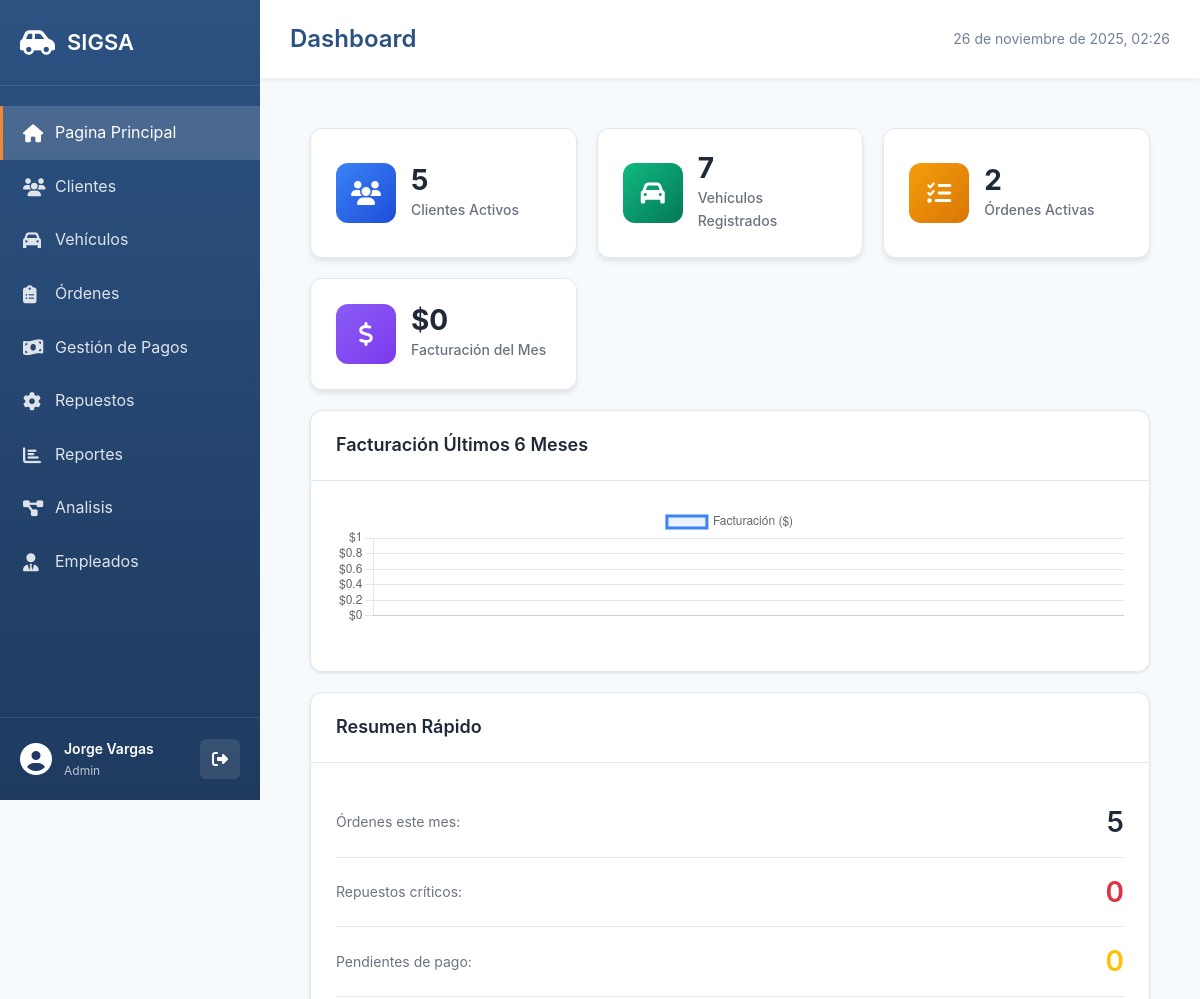
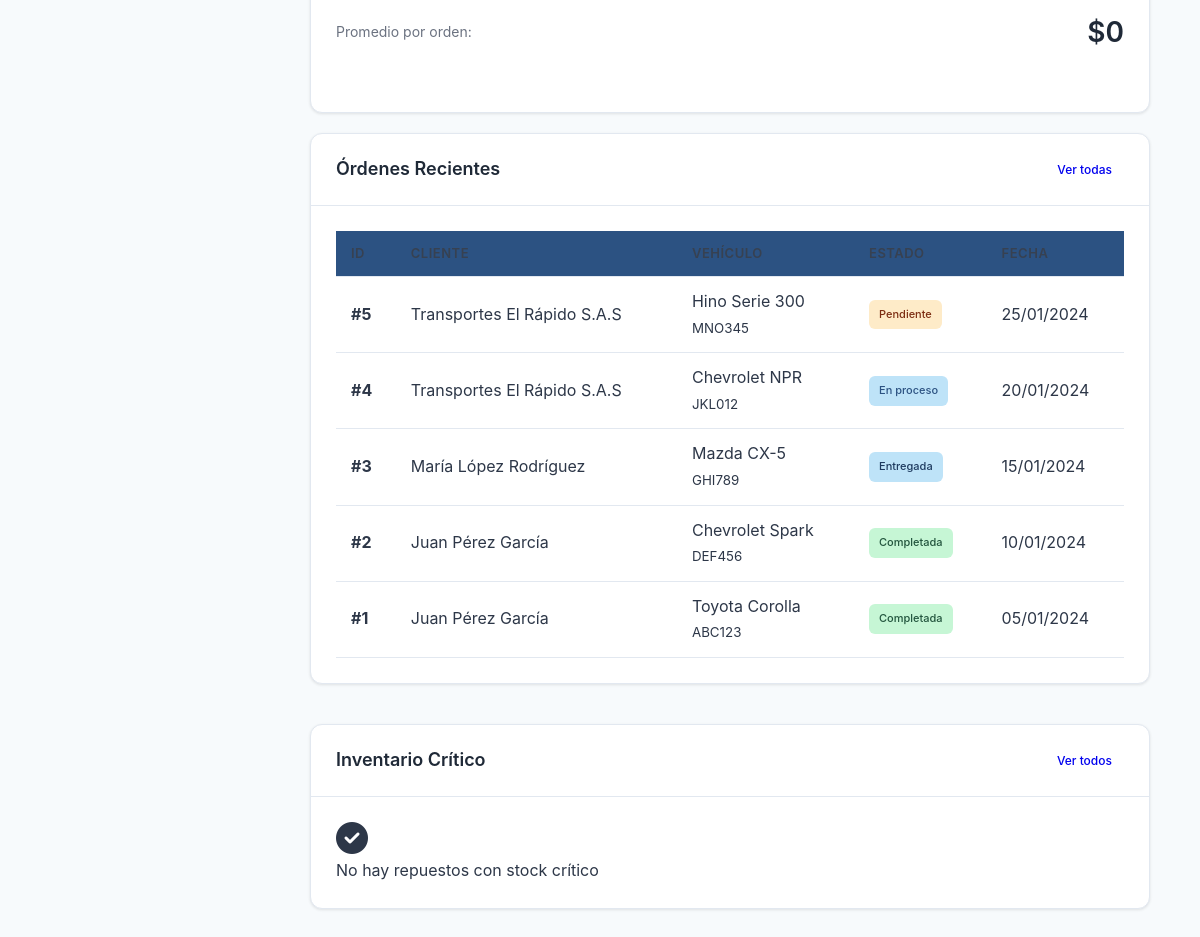
Page /dashboard.php (signed in) on the committed database (2 pictures, top to bottom).
### tables this page shows
CREATE TABLE OrdenesServicio (
    id_orden INT AUTO_INCREMENT PRIMARY KEY,
    id_vehiculo INT NOT NULL,
    id_empleado INT NOT NULL,
    fecha_ingreso DATETIME DEFAULT CURRENT_TIMESTAMP,
    fecha_entrega DATETIME NULL,
    estado ENUM('pendiente', 'en_proceso', 'completada', 'entregada', 'cancelada') DEFAULT 'pendiente',
    costo_mano_obra DECIMAL(10, 2) DEFAULT 0.00,
    diagnostico_inicial TEXT,
    observaciones TEXT,
    kilometraje_ingreso INT,
    FOREIGN KEY (id_vehiculo) REFERENCES Vehiculos(id_vehiculo),
    FOREIGN KEY (id_empleado) REFERENCES Empleados(id_empleado),
    INDEX idx_estado (estado),
    INDEX idx_fecha_ingreso (fecha_ingreso),
    INDEX idx_vehiculo (id_vehiculo)
);

CREATE TABLE Clientes (
    id_cliente INT AUTO_INCREMENT PRIMARY KEY,
    nombre VARCHAR(200) NOT NULL,
    documento VARCHAR(20) NOT NULL UNIQUE,
    telefono VARCHAR(20),
    correo VARCHAR(100),
    tipo_cliente ENUM('natural', 'empresa') DEFAULT 'natural',
    direccion TEXT,
    fecha_registro TIMESTAMP DEFAULT CURRENT_TIMESTAMP,
    estado ENUM('activo', 'inactivo') DEFAULT 'activo',
    INDEX idx_documento (documento),
    INDEX idx_nombre (nombre)
);

CREATE TABLE Vehiculos (
    id_vehiculo INT AUTO_INCREMENT PRIMARY KEY,
    id_cliente INT NOT NULL,
    marca VARCHAR(50) NOT NULL,
    modelo VARCHAR(50) NOT NULL,
    placa VARCHAR(10) NOT NULL UNIQUE,
    año INT NOT NULL,
    color VARCHAR(30),
    tipo_vehiculo ENUM('auto', 'camioneta', 'moto', 'camion') DEFAULT 'auto',
    kilometraje INT DEFAULT 0,
    fecha_registro TIMESTAMP DEFAULT CURRENT_TIMESTAMP,
    FOREIGN KEY (id_cliente) REFERENCES Clientes(id_cliente) ON DELETE CASCADE,
    INDEX idx_placa (placa),
    INDEX idx_cliente (id_cliente)
);

### dashboard.php (the view, shortened to what this page needs)
<?php
$db = getDB();
try {
    $stmt = $db->query("SELECT COUNT(*) as total FROM Clientes WHERE estado = 'activo'");
    $total_clientes = $stmt->fetch()['total'];
    $stmt = $db->query("SELECT COUNT(*) as total FROM Vehiculos");
    $total_vehiculos = $stmt->fetch()['total'];
    $stmt = $db->query("SELECT COUNT(*) as total FROM OrdenesServicio WHERE estado IN ('pendiente', 'en_proceso')");
    $ordenes_pendientes = $stmt->fetch()['total'];
    $stmt = $db->query("
        SELECT COALESCE(SUM(p.monto_total), 0) as total
        FROM Pagos p
        WHERE p.estado = 'pagado'
        AND MONTH(p.fecha_pago) = MONTH(CURRENT_DATE())
        AND YEAR(p.fecha_pago) = YEAR(CURRENT_DATE())
    ");
    $facturacion_mes_actual = $stmt->fetch()['total'];
    $stmt = $db->query("SELECT COUNT(*) as total FROM Repuestos WHERE existencia <= stock_minimo");
    $repuestos_criticos = $stmt->fetch()['total'];
    $stmtOrdenes = $db->query("
        SELECT
            o.id_orden,
            o.fecha_ingreso,
            o.estado,
            c.nombre AS cliente,
            v.placa,
            v.marca,
            v.modelo,
            e.nombre AS empleado
        FROM OrdenesServicio o
        INNER JOIN Vehiculos v ON o.id_vehiculo = v.id_vehiculo
        INNER JOIN Clientes c ON v.id_cliente = c.id_cliente
        LEFT JOIN Empleados e ON o.id_empleado = e.id_empleado
        ORDER BY o.fecha_ingreso DESC
        LIMIT 5
    ");
    $ordenesRecientes = $stmtOrdenes->fetchAll();
    $stmtRepuestos = $db->query("
        SELECT
            nombre,
            existencia,
            stock_minimo,
            CASE
                WHEN existencia = 0 THEN 'AGOTADO'
                WHEN existencia <= stock_minimo THEN 'BAJO STOCK'
                ELSE 'DISPONIBLE'
            END as estado_stock
        FROM Repuestos
        WHERE existencia <= stock_minimo
        ORDER BY existencia ASC
        LIMIT 5
    ");
    $repuestosCriticos = $stmtRepuestos->fetchAll();
    $stmtFacturacion = $db->query("
        SELECT
            DATE_FORMAT(p.fecha_pago, '%Y-%m') AS mes,
            COALESCE(SUM(p.monto_total), 0) AS total
        FROM Pagos p
        WHERE p.estado = 'pagado'
        AND p.fecha_pago >= DATE_SUB(NOW(), INTERVAL 6 MONTH)
        GROUP BY DATE_FORMAT(p.fecha_pago, '%Y-%m')
        ORDER BY mes ASC
    ");
    $facturacionMensual = $stmtFacturacion->fetchAll();
    $stmtPendientesPago = $db->query("
        SELECT COUNT(*) as total
        FROM OrdenesServicio o
        LEFT JOIN Pagos p ON o.id_orden = p.id_orden
        WHERE p.id_pago IS NULL
        AND o.estado IN ('completada', 'entregada')
    ");
    $ordenes_pendientes_pago = $stmtPendientesPago->fetch()['total'];
} catch(PDOException $e) {
    $error = "Error al obtener datos: " . $e->getMessage();
}
include __DIR__ . '/includes/header.php';
?>
<div class="dashboard-container">
    <div class="metrics-grid">
        <div class="metric-card">
            <div class="metric-icon clientes">
                <i class="fas fa-users"></i>
            </div>
            <div class="metric-content">
                <div class="metric-value"><?= number_format($total_clientes) ?></div>
                <div class="metric-label">Clientes Activos</div>
            </div>
        </div>
        <div class="metric-card">
            <div class="metric-icon vehiculos">
                <i class="fas fa-car"></i>
            </div>
            <div class="metric-content">
                <div class="metric-value"><?= number_format($total_vehiculos) ?></div>
                <div class="metric-label">Vehículos Registrados</div>
            </div>
        </div>
        <div class="metric-card">
            <div class="metric-icon ordenes">
                <i class="fas fa-tasks"></i>
            </div>
            <div class="metric-content">
                <div class="metric-value"><?= number_format($ordenes_pendientes) ?></div>
                <div class="metric-label">Órdenes Activas</div>
            </div>
        </div>
        <div class="metric-card">
            <div class="metric-icon facturacion">
                <i class="fas fa-dollar-sign"></i>
            </div>
            <div class="metric-content">
                <div class="metric-value">$<?= number_format($facturacion_mes_actual, 0) ?></div>
                <div class="metric-label">Facturación del Mes</div>
            </div>
        </div>
    </div>
    <div class="dashboard-main">
        <div class="chart-section">
            <div class="card">
                <div class="card-header">
                    <h3>Facturación Últimos 6 Meses</h3>
                </div>
                <div class="card-body">
                    <canvas id="chartFacturacion" height="120"></canvas>
                </div>
            </div>
        </div>
        <div class="quick-stats">
            <div class="card">
                <div class="card-header">
                    <h3>Resumen Rápido</h3>
                </div>
                <div class="card-body">
                    <div class="quick-stat-item">
                        <span class="stat-label">Órdenes este mes:</span>
                        <span class="stat-value"><?= count($ordenesRecientes) ?></span>
                    </div>
                    <div class="quick-stat-item">
                        <span class="stat-label">Repuestos críticos:</span>
                        <span class="stat-value text-danger"><?= $repuestos_criticos ?></span>
                    </div>
                    <div class="quick-stat-item">
                        <span class="stat-label">Pendientes de pago:</span>
                        <span class="stat-value text-warning"><?= $ordenes_pendientes_pago ?></span>
                    </div>
                    <div class="quick-stat-item">
                        <span class="stat-label">Promedio por orden:</span>
                        <span class="stat-value">$<?= $facturacion_mes_actual > 0 ? number_format($facturacion_mes_actual / max(1, count($ordenesRecientes)), 0) : '0' ?></span>
                    </div>
                </div>
            </div>
        </div>
    </div>
    <div class="dashboard-bottom">
        <div class="card">
            <div class="card-header">
                <h3>Órdenes Recientes</h3>
                <a href="<?= $baseUrl ?>/pages/ordenes/index.php" class="btn btn-sm btn-outline-primary">Ver todas</a>
            </div>
            <div class="card-body">
                <div class="table-responsive">
                    <table class="table table-hover">
                        <thead>
                            <tr>
                                <th>ID</th>
                                <th>Cliente</th>
                                <th>Vehículo</th>
                                <th>Estado</th>
                                <th>Fecha</th>
                            </tr>
                        </thead>
                        <tbody>
                            <?php foreach ($ordenesRecientes as $orden): ?>
                            <tr>
                                <td><strong>#<?= $orden['id_orden'] ?></strong></td>
                                <td><?= htmlspecialchars($orden['cliente']) ?></td>
                                <td>
                                    <div><?= htmlspecialchars($orden['marca'] . ' ' . $orden['modelo']) ?></div>
                                    <small class="text-muted"><?= htmlspecialchars($orden['placa']) ?></small>
                                </td>
                                <td>
                                    <span class="badge badge-<?= getEstadoBadgeClass($orden['estado']) ?>">
                                        <?= ucfirst(str_replace('_', ' ', $orden['estado'])) ?>
                                    </span>
                                </td>
                                <td><?= date('d/m/Y', strtotime($orden['fecha_ingreso'])) ?></td>
                            </tr>
                            <?php endforeach; ?>
                        </tbody>
                    </table>
                </div>
            </div>
        </div>
        <div class="card">
            <div class="card-header">
                <h3>Inventario Crítico</h3>
                <a href="<?= $baseUrl ?>/pages/repuestos/index.php" class="btn btn-sm btn-outline-primary">Ver todos</a>
            </div>
            <div class="card-body">
                <?php if (empty($repuestosCriticos)): ?>
                    <div class="text-center text-muted py-4">
                        <i class="fas fa-check-circle fa-2x mb-2"></i>
                        <p>No hay repuestos con stock crítico</p>
                    </div>
                <?php endif; ?>
            </div>
        </div>
    </div>
</div>
<script>
// Gráfico de facturación
document.addEventListener('DOMContentLoaded', function() {
    const ctx = document.getElementById('chartFacturacion').getContext('2d');
    const meses = <?= json_encode(array_column($facturacionMensual, 'mes')) ?>;
    const totales = <?= json_encode(array_column($facturacionMensual, 'total')) ?>;
    // Formatear meses
    const mesesFormateados = meses.map(mes => {
        const [año, mesNum] = mes.split('-');
        const nombresMeses = ['Ene', 'Feb', 'Mar', 'Abr', 'May', 'Jun', 'Jul', 'Ago', 'Sep', 'Oct', 'Nov', 'Dic'];
        return `${nombresMeses[parseInt(mesNum) - 1]} ${año}`;
    });
    new Chart(ctx, {
        type: 'line',
        data: {
            labels: mesesFormateados,
            datasets: [{
                label: 'Facturación ($)',
                data: totales,
                backgroundColor: 'rgba(59, 130, 246, 0.1)',
                borderColor: '#3b82f6',
                borderWidth: 3,
                tension: 0.4,
                fill: true
            }]
        },
        options: {
            responsive: true,
            maintainAspectRatio: false,
            scales: {
                y: {
                    beginAtZero: true,
                    ticks: {
                        callback: function(value) {
                            return '$' + value.toLocaleString();
                        }
                    }
                }
            },
            plugins: {
                tooltip: {
                    callbacks: {
                        label: function(context) {
                            return 'Facturación: $' + context.parsed.y.toLocaleString(undefined, {minimumFractionDigits: 2});
                        }
                    }
                }
            }
        }
    });
});
</script>
<?php
function getEstadoBadgeClass($estado) {
    $classes = [
        'pendiente' => 'warning',
        'en_proceso' => 'info',
        'completada' => 'success',
        'entregada' => 'primary',
        'cancelada' => 'danger'
    ];
    return $classes[$estado] ?? 'secondary';
}
include __DIR__ . '/includes/footer.php';
?>

### rows in the picture
ordenesservicio: id_orden "5", clientes.nombre "Transportes El Rápido S.A.S", id_vehiculo.modelo "Hino Serie 300", id_vehiculo.placa "MNO345", estado "Pendiente", fecha_ingreso "25/01/2024"
ordenesservicio: id_orden "4", clientes.nombre "Transportes El Rápido S.A.S", id_vehiculo.modelo "Chevrolet NPR", id_vehiculo.placa "JKL012", estado "En proceso", fecha_ingreso "20/01/2024"
ordenesservicio: id_orden "3", clientes.nombre "María López Rodríguez", id_vehiculo.modelo "Mazda CX-5", id_vehiculo.placa "GHI789", estado "Entregada", fecha_ingreso "15/01/2024"
ordenesservicio: id_orden "2", clientes.nombre "Juan Pérez García", id_vehiculo.modelo "Chevrolet Spark", id_vehiculo.placa "DEF456", estado "Completada", fecha_ingreso "10/01/2024"
ordenesservicio: id_orden "1", clientes.nombre "Juan Pérez García", id_vehiculo.modelo "Toyota Corolla", id_vehiculo.placa "ABC123", estado "Completada", fecha_ingreso "05/01/2024"

### other values in the picture
$currentUser['nombre'] "Jorge Vargas"
$currentUser['rol'] "Admin"
$pageTitle "Dashboard"
$total_clientes "5"
$total_vehiculos "7"
$ordenes_pendientes "2"
$facturacion_mes_actual "0"
count($ordenesRecientes) "5"
$repuestos_criticos "0"
$ordenes_pendientes_pago "0"
